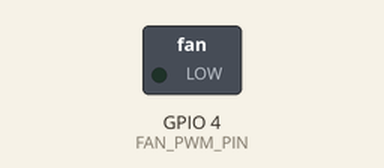
This sketch was run on a simulated ESP32. Parts: switched loads named in the sketch (green lamp = pin HIGH).

Above: at 0.1 s.
At 1.4 s:
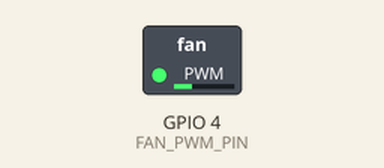
At 61.4 s:
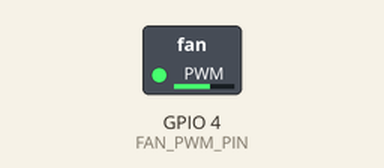
At 121.4 s:
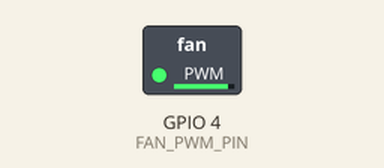
Timing chart, 0 to 122.9 s (numbered marks = the images above):
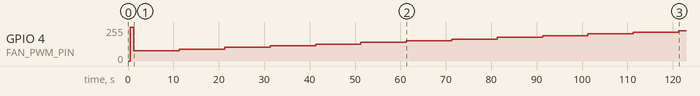

Measured:
- by itself, GPIO 4 (FAN_PWM_PIN): 255/255 → 76/255 at 1.3 s, → 89/255 10.0 s later, → 102/255 10.0 s later, → 114/255 10.0 s later, … (13 changes in this stretch)

The sketch:

pwm.ino
```cpp
const int FAN_PWM_PIN = 4;

const int PWM_CHANNEL = 0;
const int PWM_FREQ = 20000;      // 20kHz
const int PWM_RESOLUTION = 8;    // 0~255

void setFanSpeedPercent(int percent) {
  percent = constrain(percent, 0, 100);

  int duty = map(percent, 0, 100, 0, 255);
  ledcWriteChannel(PWM_CHANNEL, duty);
}

void startFanThenSet(int percent) {
  // 2线风扇低速可能起不来，先满速冲一下
  setFanSpeedPercent(100);
  delay(800);

  setFanSpeedPercent(percent);
}

void setup() {
  ledcAttachChannel(FAN_PWM_PIN, PWM_FREQ, PWM_RESOLUTION, PWM_CHANNEL);

  setFanSpeedPercent(0);
  delay(500);

  startFanThenSet(40);  // 启动后降到40%
}

void loop() {
  // 示例：慢慢加速
  for (int speed = 30; speed <= 100; speed += 5) {
    setFanSpeedPercent(speed);
    delay(10000);
  }

  // 示例：慢慢减速
  for (int speed = 100; speed >= 30; speed -= 5) {
    setFanSpeedPercent(speed);
    delay(10000);
  }
}
```
